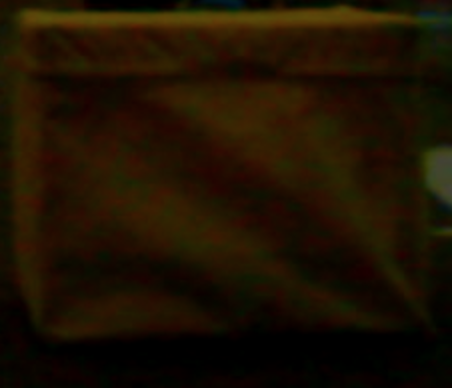
#> input picture code/BlobDetection/cube.png, 452 x 388 px, given in place of the camera
$ python 'small blober.py'
#> lines starting #> are read from the running program, lines starting #| are printed output that depends on the picture
# Written by Sri and Dawson, filters out smaller cubes to hopefully stop the yaw residual from going crazy when no cube
# TODO: Integrate with bestblob.py bc that has better filtered hsvs and yaw res and stuff
import cv2 as cv
import numpy as np

cap = cv.VideoCapture(0)
if not cap.isOpened():
  print("Oooga booga ur camera dead bruh")
  exit()
while True:
  ret, frame = cap.read()
#> frame is the input picture: shape (388, 452, 3); mean B, G, R 1.8, 17.5, 30

  frame = cv.flip(frame, 0)
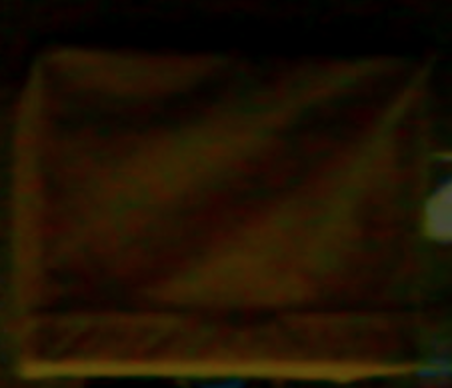
#> frame: shape (388, 452, 3); mean B, G, R 1.8, 17.5, 30

  hsv = cv.cvtColor(frame, cv.COLOR_BGR2HSV)
#> hsv: shape (388, 452, 3); mean H, S, V 17.1, 232.5, 30.4

  lowerbound = np.array([20, 80, 130])
  upperbound = np.array([60, 255, 255])

  mask = cv.inRange(hsv, lowerbound, upperbound)
#> mask: shape (388, 452); every value is 0

  contours, _ = cv.findContours(mask, cv.RETR_TREE, cv.CHAIN_APPROX_SIMPLE)
#> contours = []
  sorted_contours = sorted(contours, key=cv.contourArea, reverse=True)
#> sorted_contours = []
  if len(sorted_contours) != 0:
    contour = sorted_contours[0]
    area = cv.contourArea(contour)

    if area > frame.shape[0] * frame.shape[1] * 0.05:
      rect = cv.minAreaRect(contour)
      box = cv.boxPoints(rect)
      box = np.int0(box)

      cv.drawContours(frame, [box], 0, (0, 0, 255), 3)

  cv.imshow("frame", frame)

  if cv.waitKey(1) & 0xFF == ord('q'):
#> (key q is pressed here)
    break

cap.release()
cv.destroyAllWindows()
